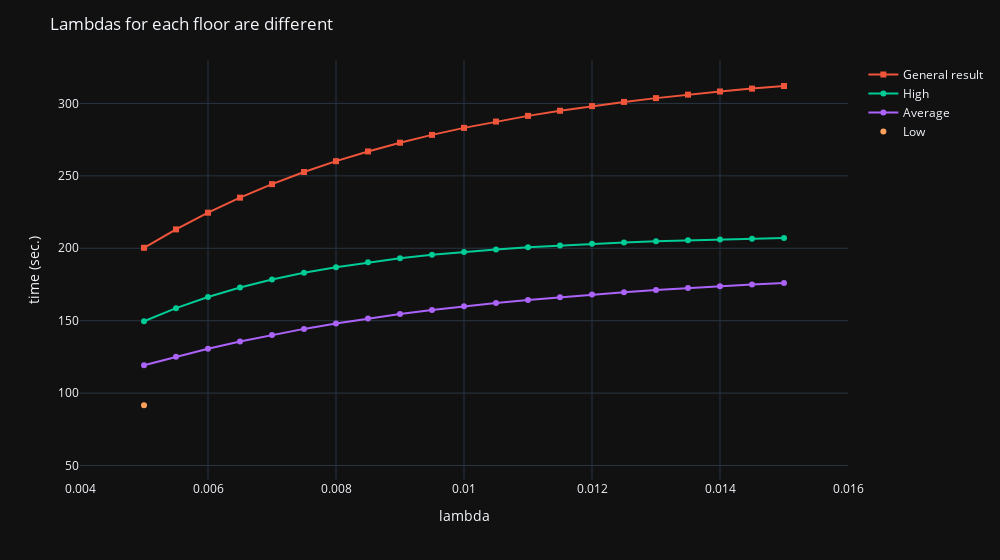

The code cell stored with this chart in its notebook:
### Code cell
# Create a figure
fig = px.scatter()

# Add the scatter plot with line connecting points
fig.add_scatter(x=lambda_high, y=general_value_2, mode='lines+markers', name='General result', marker_symbol='square')


# Add the 3 scatter plots with line connecting points
fig.add_scatter(x=lambda_high, y=high_value_2, mode='lines+markers', name='High', marker_symbol='circle')
fig.add_scatter(x=lambda_high, y=average_value_2, mode='lines+markers', name='Average', marker_symbol='circle')

fig.add_scatter(x=[lambda_low], y=[low_value_2], mode='markers', name='Low')


# Update layout to make the plot broader
fig.update_layout(width=1000, title='Lambdas for each floor are different', template='plotly_dark') # template='plotly_dark'

fig.update_layout(
    xaxis=dict(range=[0.004, 0.016], title='lambda'),
    yaxis=dict(range=[40, 330], title='time (sec.)')
)

# Show the plot
fig.show()

### Figure 1 — Plotly figure (JSON) as saved in the notebook; plotly's stock layout.template omitted (floating-point values rounded to 4 significant figures)
{"data": [{"hovertemplate": "<extra></extra>", "legendgroup": "", "marker": {"color": "#636efa", "symbol": "circle"}, "mode": "markers", "name": "", "orientation": "v", "showlegend": false, "type": "scatter", "xaxis": "x", "yaxis": "y"}, {"marker": {"symbol": "square"}, "mode": "lines+markers", "name": "General result", "type": "scatter", "x": [0.005, 0.0055, 0.006, 0.0065, 0.007, 0.0075, 0.008, 0.0085, 0.009, 0.0095, 0.01, 0.0105, 0.011, 0.0115, 0.012, 0.0125, 0.013, 0.0135, 0.014, 0.0145, 0.015], "y": [200.3, 213.1, 224.6, 234.9, 244.3, 252.7, 260.1, 266.9, 272.9, 278.3, 283.1, 287.5, 291.4, 295.0, 298.2, 301.1, 303.7, 306.1, 308.2, 310.2, 312.1]}, {"marker": {"symbol": "circle"}, "mode": "lines+markers", "name": "High", "type": "scatter", "x": [0.005, 0.0055, 0.006, 0.0065, 0.007, 0.0075, 0.008, 0.0085, 0.009, 0.0095, 0.01, 0.0105, 0.011, 0.0115, 0.012, 0.0125, 0.013, 0.0135, 0.014, 0.0145, 0.015], "y": [149.7, 158.6, 166.3, 172.9, 178.4, 183.0, 187.0, 190.3, 193.1, 195.5, 197.5, 199.2, 200.7, 202.0, 203.1, 204.0, 204.8, 205.5, 206.1, 206.6, 207.0]}, {"marker": {"symbol": "circle"}, "mode": "lines+markers", "name": "Average", "type": "scatter", "x": [0.005, 0.0055, 0.006, 0.0065, 0.007, 0.0075, 0.008, 0.0085, 0.009, 0.0095, 0.01, 0.0105, 0.011, 0.0115, 0.012, 0.0125, 0.013, 0.0135, 0.014, 0.0145, 0.015], "y": [119.2, 125.1, 130.6, 135.6, 140.2, 144.3, 148.1, 151.5, 154.6, 157.4, 159.9, 162.2, 164.3, 166.2, 168.0, 169.6, 171.1, 172.5, 173.8, 174.9, 176.0]}, {"mode": "markers", "name": "Low", "type": "scatter", "x": [0.005], "y": [91.57]}], "layout": {"legend": {"tracegroupgap": 0}, "margin": {"t": 60}, "title": {"text": "Lambdas for each floor are different"}, "width": 1000, "xaxis": {"anchor": "y", "domain": [0, 1], "range": [0.004, 0.016], "title": {"text": "lambda"}}, "yaxis": {"anchor": "x", "domain": [0, 1], "range": [40, 330], "title": {"text": "time (sec.)"}}}}
